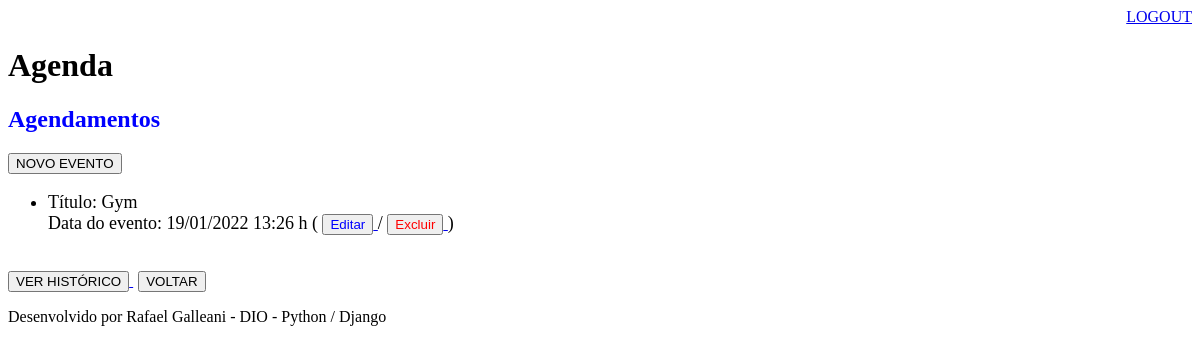
The app's page /agenda/ (signed in), older data.
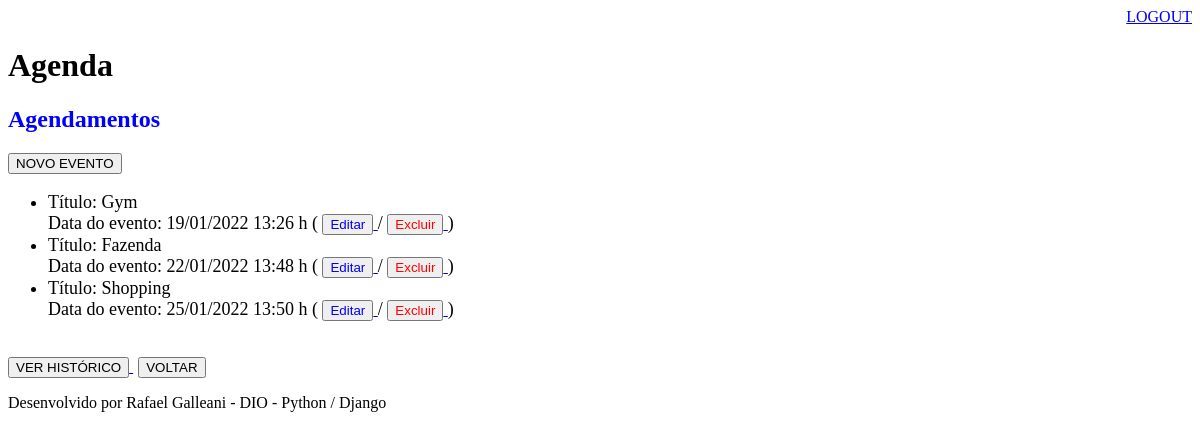
The same page, newer data.
### core/models.py (models this page shows, shortened)
class Evento(models.Model):
    titulo = models.CharField(max_length=100, verbose_name='Título') #CharField = campo de input
    descricao = models.TextField(blank=True, null=True, verbose_name='Descrição') #TextField = Campo TextArea
    data_evento = models.DateTimeField(verbose_name='Data do Evento')    #DataTimeField = campo de data
    data_criacao = models.DateTimeField(auto_now=True, verbose_name='Data de Criação')
    local = models.CharField(blank=True, null=True, max_length=100, verbose_name='Localização')
    usuario = models.ForeignKey(User, on_delete=models.CASCADE, verbose_name='Usuário')
    def get_data_evento(self):
        return self.data_evento.strftime('%d/%m/%Y %H:%M h')
    def get_evento_atrasado(self):
        if self.data_evento < datetime.now():
            return True
        else:
            return False
    def get_evento_next(self):
        next_evento = datetime.now() + timedelta(hours=1)
        if self.data_evento < next_evento:
            return True
        else:
            return False

### core/views.py (the view)
# urls.py: path('agenda/', views.lista_eventos),
@login_required(login_url='/login/')   #exige o login para acessar o DB
def lista_eventos(request):
    usuario = request.user
    data_corte = datetime.now() - timedelta(hours=1)
    evento = Evento.objects.filter(usuario=usuario,
                                   data_evento__gt=data_corte)
    dados = {'eventos': evento}
    return render(request, 'agenda.html', dados)

### templates/agenda.html (shortened to what this page needs)
{% extends "model-page.html" %}
{% block content %}
    <h2 style="color: blue"><b>Agendamentos</b></h2>
    <a href="evento/">
        <button type="button">NOVO EVENTO</button>
    </a>
    <ul style="font-size: 18px">
        {% for evento in eventos %}
            <li>
                <div style=>
                    Título: {{ evento.titulo }} <br> Data do evento: {{ evento.get_data_evento }}
                    ( <a href="evento/?id={{ evento.id }}">
                        <button style="color: blue">Editar</button>
                        </a>
                    / <a href="evento/delete/{{ evento.id }}">
                        <button style="color: red">Excluir</button>
                        </a> )
                </div>
            </li>
        {% endfor %}
    </ul>
    <br>
    <a href="http://127.0.0.1:8000/agenda/historico/">
        <button type="button">VER HISTÓRICO</button>
    </a>
    <a href="../">
        <button type="button" style="margin-left: 5px">VOLTAR</button>
    </a>
{% endblock %}

### templates/model-page.html
<!DOCTYPE html>
<html lang="en">
<head>
  {% include "model-header.html"  %}
</head>
<body>
  {% block content %} {% endblock %}
  {% include "model-footer.html" %}
</body>
</html>

### templates/model-header.html (shortened to what this page needs)
    <div align="right">
        <a href="/logout">LOGOUT</a>
    </div>
    <h1>Agenda</h1>

### templates/model-footer.html
<p>Desenvolvido por Rafael Galleani - DIO - Python / Django</p>

Row changes from the older to the newer data that the page shows:
added Evento: titulo "Fazenda", get_data_evento "22/01/2022 13:48 h"
added Evento: titulo "Shopping", get_data_evento "25/01/2022 13:50 h"
